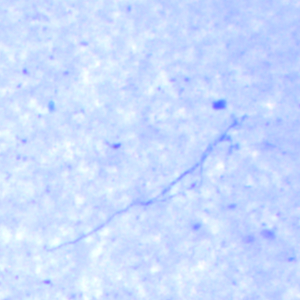
#> input picture pyroots/sample_images/hyphae_300x300.jpg, 300 x 300 px; its folder holds only this picture in this run
$ python -i preprocessing.py   (imports and definitions only)   (older library calls are emulated)
#> lines starting #> are read from the running program, lines starting #| are printed output that depends on the picture; after the words box and inside, x2 and y2 are one past the last pixel; in counts of white or black regions, pixels touching at a corner belong together
### pyroots/image_manipulation.py
"""
Created on Fri May  6 14:55:54 2016

@author: pme


Contents:
- img_split
- circle_mask
- calc_exposure_correction
- _arrays_mean
- _arrays_var
- _center_image
- fill_gaps
- band_selector
"""

import numpy as np
from skimage import draw, morphology, filters, exposure, img_as_float, img_as_ubyte, color
from multiprocessing import Pool
from multiprocessing.dummy import Pool as ThreadPool
import cv2


#########################################################################################################################
#########################################################################################################################
#######                                                                                                          ########
#######                                            Equalize Exposure                                             ########
#######                                                                                                          ########
#########################################################################################################################
#########################################################################################################################


# [240 lines left out: functions equalize_exposure, _arrays_mean, _arrays_var, calc_exposure_correction, not called in this run]


#########################################################################################################################
#########################################################################################################################
#######                                                                                                          ########
#######                                             Image Splitter                                               ########
#######                                                                                                          ########
#########################################################################################################################
#########################################################################################################################

def img_split(img):

	"""
	Split a multispectral image into its bands.

	Parameters
	----------
	img : array
		A 3- or 4-band image or array

	Returns
	-------
	Returns a list where each section is a separate band
	in the array. ex. RGB image returns [R, G, B].

	"""
	bands = img.shape[2]
	if bands is 1:
		return "Image already is 1D. Why would you split it?"

	band1 = img[:, :, 0]
	band2 = img[:, :, 1]
	band3 = img[:, :, 2]
	if bands is 4:
		band4 = img[:, :, 4]
		return(band1, band2, band3, band4)
	return(band1, band2, band3)


#########################################################################################################################
#########################################################################################################################
#######                                                                                                          ########
#######                                             Elliptical Mask                                              ########
#######                                                                                                          ########
#########################################################################################################################
#########################################################################################################################

# [240 lines left out: functions draw_mask, _center_image, _disk, fill_gaps, band_selector, not called in this run]

### pyroots/preprocessing.py
"""
Functions to sort and prepare raw input images for analysis with pyroots functions.

Contents:
- detect_motion_blur
- detect_missing_bands
- correct_brightfield
- register_bands
- preprocessing_filters
"""
import numpy as np
from skimage import filters, img_as_ubyte, exposure, color, morphology
from pyroots import img_split, _center_image, draw_mask
import cv2
from warnings import warn
import colour


###############################################################################################
#########                                                                        ##############
#########                               Blur Detector                            ##############
#########                                                                        ##############
###############################################################################################

# [386 lines left out: functions detect_motion_blur, calc_temperature_distance, correct_brightfield, register_bands, preprocessing_filters, preprocessing_actions, not called in this run]

>>> import cv2
>>> picture = cv2.imread('sample_images/hyphae_300x300.jpg')
#> picture is the input picture: shape (300, 300, 3); mean B, G, R 254.7, 220, 202.2
>>> result = register_bands(picture)
#> in img_split, `band2 = img[:, :, 1]`:
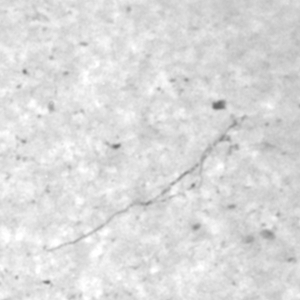
#> band2: shape (300, 300); min 104, max 255, mean 220
#> in img_split, `band3 = img[:, :, 2]`:
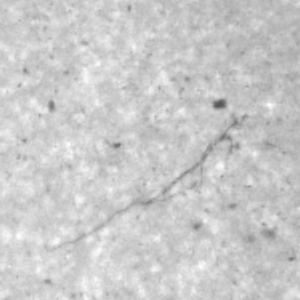
#> band3: shape (300, 300); min 86, max 255, mean 202.2
#> in register_bands, `edges = [np.ones_like(i) for i in bands]`: edges = 3 items
#> the loop in register_bands, `for i in range(len(bands)):` made 3 passes
#> after the loop in register_bands, `for i in range(len(bands)):`:
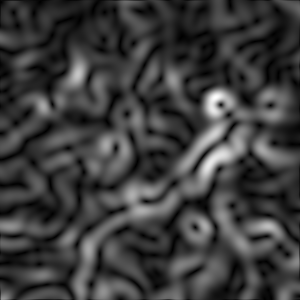
#> scharr: shape (300, 300) float64; min 7.77e-06, max 0.0103, mean 0.00248; drawn with min black and max white
#> after the loop in register_bands, `for i in range(len(bands)):`:
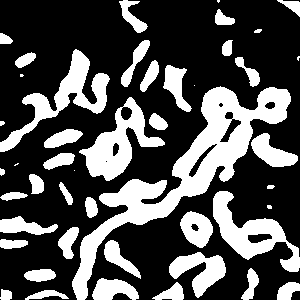
#> temp: shape (300, 300) bool; 31.6% white; 46 white regions (7 under 20 px), largest, box (x1, y1, x2, y2) and area: (72, 86, 291, 300) 8993, (0, 49, 110, 152) 2687, (79, 97, 165, 181) 2616
#> in register_bands, `out[:, :, template_band] = bands[template_band]`:
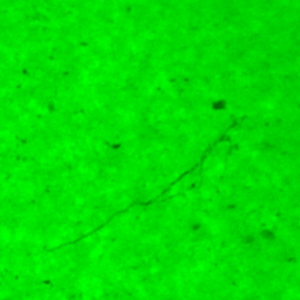
#> out: shape (300, 300, 3); mean of channels 0, 1, 2 0, 220, 0; drawn as B, G, R
#> (the run stopped early here; a loop or call above may not have finished)

$ run again, on pyroots/sample_images/hyphae_500x500.jpg
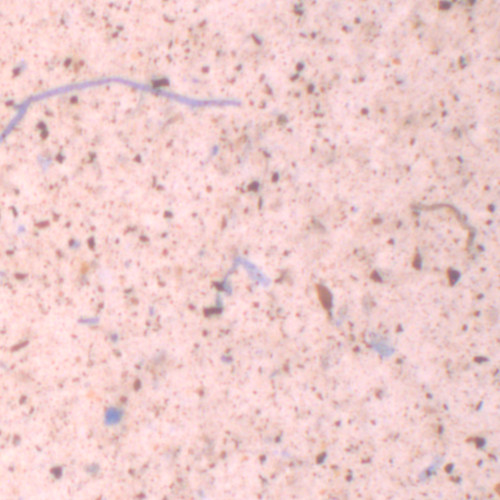
#> input picture pyroots/sample_images/hyphae_500x500.jpg, 500 x 500 px
#> picture is the input picture: shape (500, 500, 3); mean B, G, R 204.5, 204.9, 239
#> in register_bands, `edges = [np.ones_like(i) for i in bands]`: edges = 3 items
#> the loop in register_bands, `for i in range(len(bands)):` made 3 passes
#> after the loop in register_bands, `for i in range(len(bands)):`:
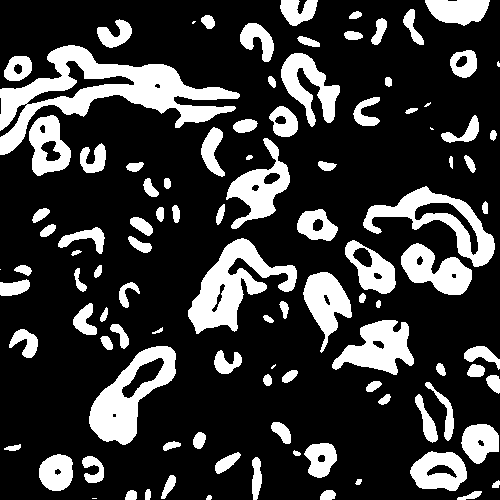
#> temp: shape (500, 500) bool; 22.6% white; 104 white regions (7 under 20 px), largest, box (x1, y1, x2, y2) and area: (0, 45, 240, 155) 8405, (188, 238, 297, 334) 4268, (89, 346, 176, 445) 3687
#> in register_bands, `out[:, :, template_band] = bands[template_band]`:
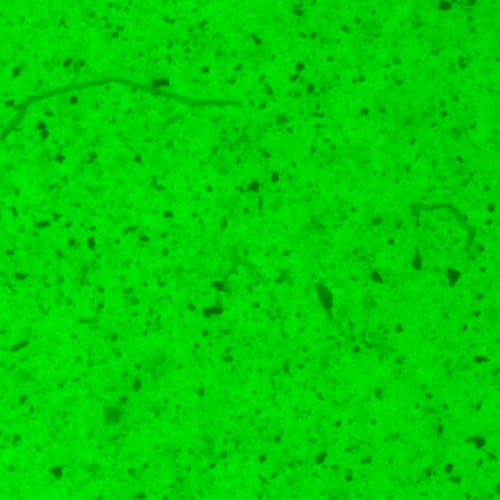
#> out: shape (500, 500, 3); mean of channels 0, 1, 2 0, 204.9, 0; drawn as B, G, R
